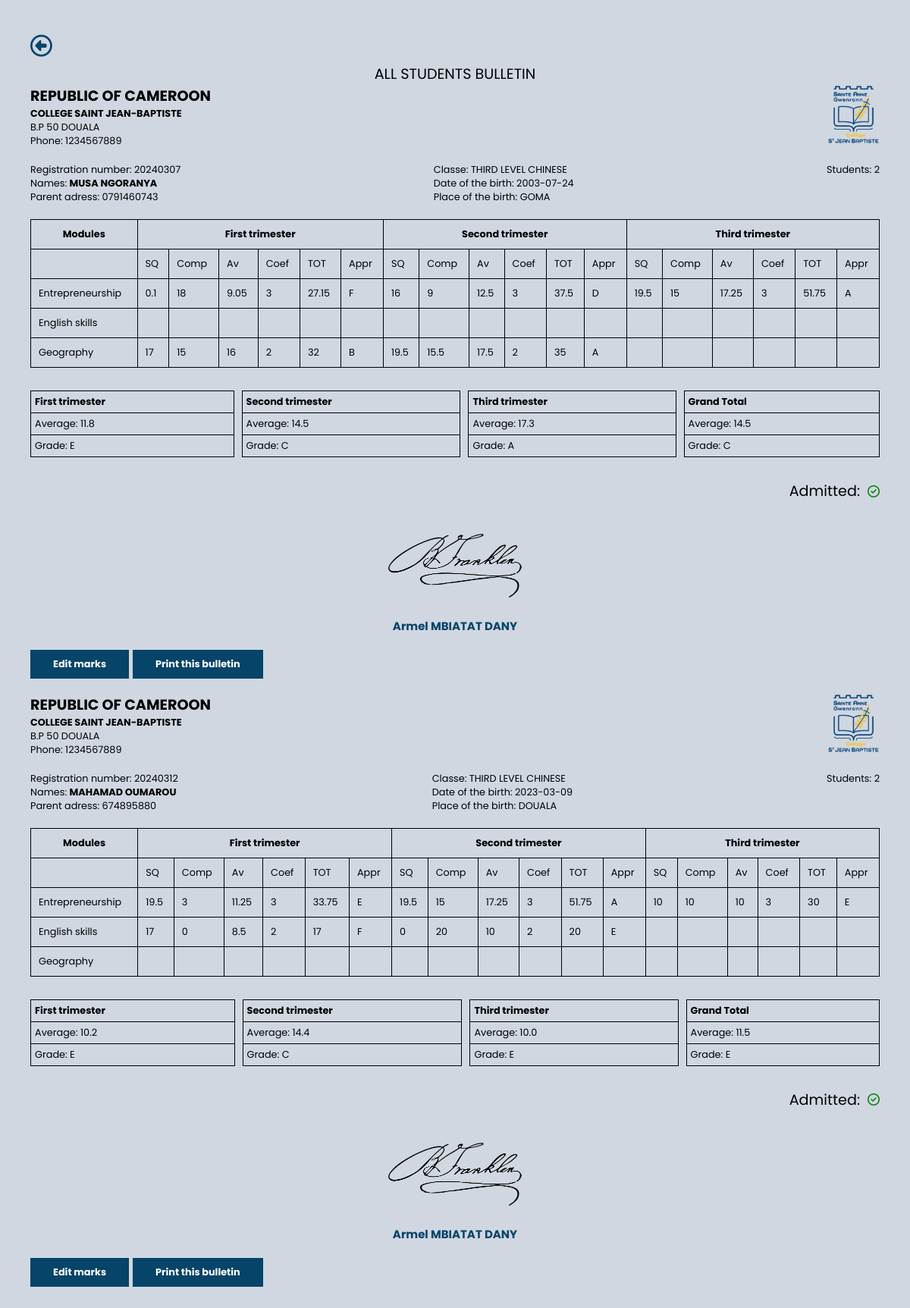
The page /pages/formteacher/bulletin/bulletin.php (signed in) on the database its author committed.
### tables this page shows
CREATE TABLE `students_per_class` (
  `student_id` int(11) NOT NULL,
  `regnumber` varchar(10) NOT NULL,
  `fname` varchar(255) NOT NULL,
  `lname` varchar(255) NOT NULL,
  `parent_address` varchar(255) NOT NULL,
  `Dob` date NOT NULL,
  `Pob` varchar(255) NOT NULL,
  `class_id` int(11) NOT NULL
);

CREATE TABLE `classes` (
  `class_id` int(11) NOT NULL,
  `class_name` varchar(255) NOT NULL
);

CREATE TABLE `marksheets` (
  `marksheet_id` int(11) NOT NULL,
  `SQ` float NOT NULL,
  `comp` float NOT NULL,
  `total` float NOT NULL,
  `student_id` int(11) NOT NULL,
  `course_id` int(11) NOT NULL,
  `trim_id` int(11) NOT NULL,
  `class_id` int(11) NOT NULL
);

### models/table_queries.php (called while the page is built, shortened)
<?php
$servername = "localhost";
$username = "root";
$password = "";
$dbname = "students_marksheet_management_system";
$conn = new mysqli($servername, $username, $password, $dbname);
$class_id = $_SESSION['class_id'];
$sql_courses = "SELECT DISTINCT c.course_name, c.coefficient
                FROM courses c
                JOIN courses cc ON c.course_id = cc.course_id
                WHERE cc.class_id = $class_id";
$result_courses = $conn->query($sql_courses);
$courses = [];
if ($result_courses->num_rows > 0) {
    while($row_course = $result_courses->fetch_assoc()) {
        $courses[] = [
            'course_name' => $row_course["course_name"],
            'coefficient' => $row_course["coefficient"]
        ];
    }
}
$sql_trimesters = "SELECT DISTINCT trimester_name FROM trimeters";
$result_trimesters = $conn->query($sql_trimesters);
$trimesters = [];
if ($result_trimesters->num_rows > 0) {
    while($row_trimester = $result_trimesters->fetch_assoc()) {
        $trimesters[] = $row_trimester["trimester_name"];
    }
}
$sql_students = "SELECT s.*, c.class_name
                 FROM students_per_class s
                 JOIN classes c ON s.class_id = c.class_id
                 WHERE s.class_id = $class_id";
$result_students = $conn->query($sql_students);
$stmt=$db->prepare("SELECT COUNT(DISTINCT spc.student_id)  as studentID, c.* FROM students_per_class spc LEFT JOIN classes c ON spc.class_id=c.class_id WHERE c.class_id ={$_SESSION['class_id']}");
$stmt->execute();
$countstudent=$stmt->fetchAll(PDO::FETCH_OBJ);
?>

### pages/formteacher/bulletin/bulletin.php (the view, shortened to what this page needs)
<?php
require_once('../../../database/DBConnection.php');
?>
<!DOCTYPE html>
<html lang="en">
<head>
    <link rel="stylesheet" href="../../../css/index.css">
    <link rel="stylesheet" href="https://cdnjs.cloudflare.com/ajax/libs/font-awesome/6.5.1/css/all.min.css"
    />
</head>
<body>
<section class="table-section">
    <a href="../formteacher_interface.php" style="color:#064469;font-size:1.8rem;" title="Go back to dashboard"><i class="fa-regular fa-circle-left"></i></a>
    <h2 style="text-align: center; font-weight:normal">ALL STUDENTS BULLETIN</h2>
    <?php
require_once('../../../models/table_queries.php');
if ($result_students->num_rows > 0) {
    while($row_student = $result_students->fetch_assoc()) {
        $student_id = $row_student["student_id"];
        $regnumber = $row_student["regnumber"];
        $student_name = $row_student["fname"];
        $student_lname = $row_student["lname"];
        $class_name = $row_student["class_name"];
        $parentAdress = $row_student["parent_address"];
        $Dob = $row_student["Dob"];
        $Pob = $row_student["Pob"];
        ?>
        <div class="top-section">
            <div class="bulletin-title">
                <h2>REPUBLIC OF CAMEROON</h2>
                <h4>COLLEGE SAINT JEAN-BAPTISTE</h4>
                <p>B.P 50 DOUALA</p>
                <P>Phone: 1234567889</P>
            </div>
            <div class="school-logo">
                <p><img src="../../../images/logo-st-jean.png" alt=""></p>
            </div>
        </div>
        <div class="identity">
            <div>
                <p>Registration number: <span><?= $regnumber?></span></p>
                <p>Names: <strong><?= $student_name.' '. $student_lname?></strong></p>
                <p>Parent adress: <span><?= $parentAdress?></span></p>
            </div>
            <div>
                <p>Classe: <?= $class_name?></p>
                <p>Date of the birth: <span><?=$Dob?></span></p>
                <p>Place of the birth: <span><?=$Pob?></span></p>
            </div>
            <div>
                <p>Students: <span><?php foreach($countstudent as $numberof_student)echo$numberof_student->studentID ?></span></p>
            </div>
        </div>
        <?php
        echo "<table>
                <tr>
                    <th>Modules</th>";
        foreach ($trimesters as $trimester) {
            echo "<th colspan='6'>$trimester</th>";
        }
        echo "</tr>";
        echo "<tr>
                <td></td>";
        foreach ($trimesters as $trimester) {
            echo "<td>SQ</td><td>Comp</td><td>Av</td><td>Coef</td><td>TOT</td><td>Appr</td>";
        }
        echo "</tr>";
        foreach ($courses as $course) {
            $course_name = $course['course_name'];
            $coefficient = $course['coefficient'];
            echo "<tr>
                    <td>$course_name</td>";
            foreach ($trimesters as $trimester) {
                $sql_marks = "SELECT ms.SQ, ms.comp
                            FROM marksheets ms
                            JOIN trimeters t ON ms.trim_id = t.trim_id
                            JOIN courses co ON ms.course_id = co.course_id
                            WHERE co.course_name = '{$course['course_name']}' AND t.trimester_name = '$trimester' AND ms.student_id = $student_id ";
                $result_marks = $conn->query($sql_marks);
                if ($result_marks->num_rows > 0) {
                    $row_marks = $result_marks->fetch_assoc();
                    $av=($row_marks["SQ"] + $row_marks["comp"] )/2;
                    $tot=$av * $coefficient;
                    ?> <?= !empty($row_marks["SQ"]) ? "<td>{$row_marks['SQ']}</td>" : "<td>0</td>"; ?>
                    <?= !empty($row_marks["comp"]) ? "<td>{$row_marks['comp']}</td>" : "<td>0</td>"; ?>
                    <?= !empty($av) ? "<td>{$av}</td>" : "<td>0</td>"; ?>
                    <?= !empty($coefficient) ? "<td>{$coefficient}</td>" : "<td></td>"; ?>
                    <?= !empty($tot) ? "<td>{$tot}</td>" : "<td>0</td>"; ?>
                    <?= empty($av) ? "<td></td>" :
                        ($av < 10 ? "<td>F</td>" :
                            ($av >= 10 && $av < 12 ? "<td>E</td>" :
                                ($av >= 12 && $av < 13 ? "<td>D</td>" :
                                    ($av >= 13 && $av < 15 ? "<td>C</td>" :
                                        ($av >= 15 && $av < 17 ? "<td>B</td>" :
                                            ($av >= 17 && $av <= 20 ? "<td>A</td>" : "<td></td>")
                                        )
                                    )
                                )
                            )
                        ); ?>
                    <?php
                } else {
                    echo "<td></td><td></td><td></td><td></td><td></td><td></td>";
                }
            }
            echo "</tr>";
        }
        echo "</table>";
        ?>
        <div class="marks-content">
            <?php
            $grand_total = 0;
            foreach ($trimesters as $trimester) {
                $sql_course_check = "SELECT COUNT(*) AS course_count
                                     FROM marksheets ms
                                     JOIN trimeters t ON ms.trim_id = t.trim_id
                                     WHERE t.trimester_name = '$trimester' AND ms.student_id = $student_id";
                $result_course_check = $conn->query($sql_course_check);
                $course_count = 0;
                if ($result_course_check->num_rows > 0) {
                    $row_course_check = $result_course_check->fetch_assoc();
                    $course_count = $row_course_check['course_count'];
                }
                $sql_total_marks = "SELECT  SUM(ms.total) as total_marks, SUM(cr.coefficient) AS coefficients
                                    FROM marksheets ms
                                    JOIN trimeters t ON ms.trim_id = t.trim_id
                                    JOIN courses cr ON ms.course_id = cr.course_id
                                    WHERE t.trimester_name = '$trimester' AND ms.student_id = $student_id";
                $result_total_marks = $conn->query($sql_total_marks);
                $total_marks = 0;
                if ($result_total_marks->num_rows > 0) {
                    $row_total_marks = $result_total_marks->fetch_assoc();
                    $coeff = $row_total_marks['coefficients'];
                    if ($coeff != 0) {
                        $total_marks = $row_total_marks['total_marks'] / $coeff;
                    } else {
                        $total_marks = 0;
                    }
                }
                if (! $course_count == 0) {
                    echo "<div class='bulletin-result $trimester'>
                    <h4>$trimester</h4>";
                    ?>
                           <p>Average: <?= number_format($total_marks,1)?></p>
                           <p>Grade:
                                <span>
                                <?= empty($total_marks) ? "" :
                                    ($total_marks < 10 ? "F" :
                                        ($total_marks >= 10 && $total_marks < 12 ? "E" :
                                            ($total_marks >= 12 && $total_marks < 13 ? "D" :
                                                ($total_marks >= 13 && $total_marks < 15 ? "C" :
                                                    ($total_marks >= 15 && $total_marks < 17 ? "B" :
                                                        ($total_marks >= 17 && $total_marks <= 20 ? "A" : "")
                                                    )
                                                )
                                            )
                                        )
                                ); ?>
                                </span>
                            </p>
                    <?php
                    echo" </div>";
                }
                $grand_total += $total_marks/3;
            }
            if($grand_total !=0){
                ?>
                    <div class='bulletin-result tot-gen'>
                    <h4>Grand Total</h4>
                    <p>Average: <?= number_format($grand_total,1) ?></p>
                    <p>Grade:
                         <span>
                         <?= empty($grand_total) ? "" :
                             ($grand_total < 10 ? "F" :
                                 ($grand_total >= 10 && $grand_total < 12 ? "E" :
                                     ($grand_total>= 12 && $grand_total < 13 ? "D" :
                                         ($grand_total >= 13 && $grand_total < 15 ? "C" :
                                             ($grand_total >= 15 && $grand_total < 17 ? "B" :
                                                 ($grand_total >= 17 && $grand_total <= 20 ? "A" : "")
                                             )
                                         )
                                     )
                                 )
                         ); ?>
                         </span>
                     </p>
                     </div>
             <?php
            }
            ?>
        </div>
        <?= ($grand_total > 10) ? "<div class='admitted'><p>Admitted: </p><i class='fa-regular fa-circle-check'></i></div> ": "<div class='admitted'><p>Admitted: </p><i style='color:red' class='<i fa-regular fa-circle-xmark'></i></div> " ?>
        <div class="principal-signature">
            <p><img src="../../../images/signature.png" alt="signature"></p>
            <h3>Armel MBIATAT DANY</h3>
        </div>
        <div style="display: flex; gap:5px;">
            <div class="print">
                <a  class="printButton" href="modify_marks.php?student_id=<?=$student_id?>" >Edit marks</a>
            </div>
            <div class="print">
                <a  class="printButton" href="bulletin_per_student.php?student_id=<?=$student_id?>" >Print this bulletin</a>
            </div>
        </div>
        <?php
    }
} else {
    echo "<p style='color:red; text-align:center;font-size:1.5rem'>0 results : to display bulletins there should be modules added in the class !!</p>";
}
?>
</section>
</body>
</html>

### css/index.css (style rules this page uses)
:root { --whiteColor: #fff; --blackColor: #000; --grayColor: #d0d7e1; --blueColor: #064469; --grayShadow: #adadad62; --redColor: #cb4c46; --btnColor: #efeded; --blackShadow: #00000046; }
body { font-size: 1rem; font-family: "Poppins", sans-serif; background-color: var(--grayColor); }
* { margin: 0; padding: 0; text-decoration: none; box-sizing: border-box; }
h3 { text-align: center; margin-top: 20px; margin-bottom: 20px; color: var(--blueColor); }
.table-section { font-size: 0.8rem; padding: 40px 40px; }
.table-section .top-section { display: flex; justify-content: space-between; }
.table-section .top-section .school-logo img { width: 70px; }
.table-section .identity { display: flex; justify-content: space-between; margin-top: 20px; margin-bottom: 20px; }
.table-section table { width: 100%; margin: auto; border-collapse: collapse; }
.table-section table tbody tr th, .table-section table tbody tr td { padding: 10px; border: 1px solid var(--blackColor); }
.table-section .marks-content { margin-top: 30px; display: grid; gap: 10px; -webkit-column-gap: 10px; margin-bottom: 30px; grid-template-columns: auto auto auto auto; }
.table-section .marks-content .bulletin-result { border-bottom: 1px solid var(--blackColor); border-right: 1px solid var(--blackColor); border-left: 1px solid var(--blackColor); }
.table-section .marks-content .bulletin-result h4, .table-section .marks-content .bulletin-result p { padding: 5px; border-top: 1px solid var(--blackColor); }
.table-section .admitted { display: flex; align-items: center; margin-bottom: 20px; margin-top: 20px; justify-content: flex-end; gap: 10px; font-size: 1.2rem; -webkit-column-gap: 10px; }
.table-section .admitted i { font-size: 1rem; color: green; }
.table-section .principal-signature { margin-top: 40px; display: grid; text-align: center; justify-content: center; }
.table-section .principal-signature img { width: 180px; }
.table-section .print { display: flex; justify-content: flex-end; }
.table-section .print .printButton { border: none; padding: 10px 30px; color: var(--whiteColor); font-weight: 700; cursor: pointer; background-color: var(--blueColor); margin-bottom: 20px; }

### rows shown on the page
students_per_class: regnumber "20240307", fname "MUSA", lname "NGORANYA", parent_address "0791460743", class.class_name "THIRD LEVEL CHINESE", Dob "2003-07-24", Pob "GOMA", trimester "First trimester", trimester "Second trimester", trimester "Third trimester", course_name "Entrepreneurship", course_name "English skills", course_name "Geography", total_marks "11.8", total_marks "14.5", total_marks "17.3", grand_total "14.5"
classes: studentID "2"
marksheets: SQ "0.1", comp "18", av "9.05", coefficient "3", tot "27.15", shows "F"
marksheets: SQ "16", comp "9", av "12.5", coefficient "3", tot "37.5", shows "D"
marksheets: SQ "19.5", comp "15", av "17.25", coefficient "3", tot "51.75", shows "A"
marksheets: SQ "17", comp "15", av "16", coefficient "2", tot "32", shows "B"
marksheets: SQ "19.5", comp "15.5", av "17.5", coefficient "2", tot "35", shows "A"
students_per_class: regnumber "20240312", fname "MAHAMAD", lname "OUMAROU", parent_address "674895880", class.class_name "THIRD LEVEL CHINESE", Dob "2023-03-09", Pob "DOUALA", trimester "First trimester", trimester "Second trimester", trimester "Third trimester", course_name "Entrepreneurship", course_name "English skills", course_name "Geography", total_marks "10.2", total_marks "14.4", total_marks "10.0", grand_total "11.5"
marksheets: SQ "19.5", comp "3", av "11.25", coefficient "3", tot "33.75", shows "E"
marksheets: SQ "19.5", comp "15", av "17.25", coefficient "3", tot "51.75", shows "A"
marksheets: SQ "10", comp "10", coefficient "3", tot "30", shows "E"
marksheets: SQ "17", shows "0", av "8.5", coefficient "2", shows "F"
marksheets: shows "0", comp "20", av "10", coefficient "2", shows "E"
